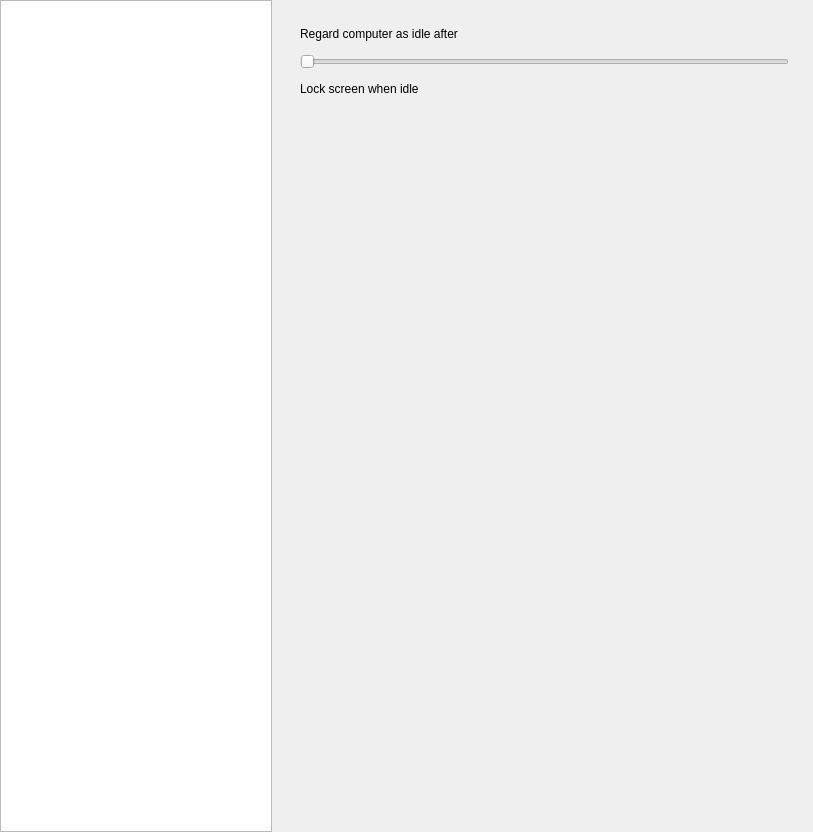
<?xml version="1.0" encoding="UTF-8"?>
<ui version="4.0">
 <class>ServerGeneralSettings</class>
 <widget class="QWidget" name="ServerGeneralSettings">
  <property name="geometry">
   <rect>
    <x>0</x>
    <y>0</y>
    <width>813</width>
    <height>832</height>
   </rect>
  </property>
  <property name="windowTitle">
   <string>ServerGeneralSettings</string>
  </property>
  <layout class="QHBoxLayout" name="horizontalLayout">
   <property name="spacing">
    <number>4</number>
   </property>
   <property name="leftMargin">
    <number>0</number>
   </property>
   <property name="topMargin">
    <number>0</number>
   </property>
   <property name="rightMargin">
    <number>0</number>
   </property>
   <property name="bottomMargin">
    <number>0</number>
   </property>
   <item>
    <widget class="KiranColorBlock" name="widget_sidebar" native="true">
     <property name="sizePolicy">
      <sizepolicy hsizetype="Fixed" vsizetype="Expanding">
       <horstretch>0</horstretch>
       <verstretch>0</verstretch>
      </sizepolicy>
     </property>
     <property name="minimumSize">
      <size>
       <width>272</width>
       <height>0</height>
      </size>
     </property>
     <property name="maximumSize">
      <size>
       <width>272</width>
       <height>16777215</height>
      </size>
     </property>
     <layout class="QVBoxLayout" name="verticalLayout">
      <property name="spacing">
       <number>0</number>
      </property>
      <property name="leftMargin">
       <number>0</number>
      </property>
      <property name="topMargin">
       <number>0</number>
      </property>
      <property name="rightMargin">
       <number>0</number>
      </property>
      <property name="bottomMargin">
       <number>0</number>
      </property>
      <item>
       <widget class="KiranSidebarWidget" name="siderbar"/>
      </item>
     </layout>
    </widget>
   </item>
   <item>
    <widget class="KiranColorBlock" name="widget_content" native="true">
     <layout class="QVBoxLayout" name="verticalLayout_2">
      <property name="spacing">
       <number>0</number>
      </property>
      <property name="leftMargin">
       <number>0</number>
      </property>
      <property name="topMargin">
       <number>0</number>
      </property>
      <property name="rightMargin">
       <number>0</number>
      </property>
      <property name="bottomMargin">
       <number>0</number>
      </property>
      <item>
       <widget class="QScrollArea" name="scrollArea">
        <property name="frameShape">
         <enum>QFrame::NoFrame</enum>
        </property>
        <property name="widgetResizable">
         <bool>true</bool>
        </property>
        <widget class="QWidget" name="scrollAreaWidgetContents">
         <property name="geometry">
          <rect>
           <x>0</x>
           <y>0</y>
           <width>537</width>
           <height>832</height>
          </rect>
         </property>
         <layout class="QVBoxLayout" name="verticalLayout_9">
          <property name="spacing">
           <number>0</number>
          </property>
          <property name="leftMargin">
           <number>24</number>
          </property>
          <property name="topMargin">
           <number>24</number>
          </property>
          <property name="rightMargin">
           <number>24</number>
          </property>
          <property name="bottomMargin">
           <number>24</number>
          </property>
          <item>
           <widget class="QWidget" name="widget" native="true">
            <layout class="QVBoxLayout" name="verticalLayout_10">
             <property name="spacing">
              <number>0</number>
             </property>
             <property name="leftMargin">
              <number>0</number>
             </property>
             <property name="topMargin">
              <number>0</number>
             </property>
             <property name="rightMargin">
              <number>0</number>
             </property>
             <property name="bottomMargin">
              <number>0</number>
             </property>
             <item>
              <widget class="QWidget" name="widget_idleTime" native="true">
               <layout class="QVBoxLayout" name="verticalLayout_13">
                <property name="spacing">
                 <number>0</number>
                </property>
                <property name="leftMargin">
                 <number>0</number>
                </property>
                <property name="topMargin">
                 <number>0</number>
                </property>
                <property name="rightMargin">
                 <number>0</number>
                </property>
                <property name="bottomMargin">
                 <number>0</number>
                </property>
                <item>
                 <layout class="QHBoxLayout" name="layout_idleTime">
                  <property name="spacing">
                   <number>0</number>
                  </property>
                  <property name="topMargin">
                   <number>0</number>
                  </property>
                  <item>
                   <widget class="QLabel" name="label_5">
                    <property name="accessibleName">
                     <string/>
                    </property>
                    <property name="text">
                     <string>Regard computer as idle after</string>
                    </property>
                   </widget>
                  </item>
                  <item>
                   <spacer name="horizontalSpacer_3">
                    <property name="orientation">
                     <enum>Qt::Horizontal</enum>
                    </property>
                    <property name="sizeHint" stdset="0">
                     <size>
                      <width>40</width>
                      <height>20</height>
                     </size>
                    </property>
                   </spacer>
                  </item>
                  <item>
                   <widget class="QLabel" name="label_idleTime">
                    <property name="minimumSize">
                     <size>
                      <width>0</width>
                      <height>0</height>
                     </size>
                    </property>
                    <property name="text">
                     <string/>
                    </property>
                    <property name="alignment">
                     <set>Qt::AlignCenter</set>
                    </property>
                   </widget>
                  </item>
                 </layout>
                </item>
                <item>
                 <spacer name="verticalSpacer_15">
                  <property name="orientation">
                   <enum>Qt::Vertical</enum>
                  </property>
                  <property name="sizeType">
                   <enum>QSizePolicy::Fixed</enum>
                  </property>
                  <property name="sizeHint" stdset="0">
                   <size>
                    <width>20</width>
                    <height>10</height>
                   </size>
                  </property>
                 </spacer>
                </item>
                <item>
                 <widget class="QSlider" name="slider_idleTime">
                  <property name="accessibleName">
                   <string>SliderComputerIdleTime</string>
                  </property>
                  <property name="orientation">
                   <enum>Qt::Horizontal</enum>
                  </property>
                 </widget>
                </item>
                <item>
                 <spacer name="verticalSpacer_16">
                  <property name="orientation">
                   <enum>Qt::Vertical</enum>
                  </property>
                  <property name="sizeType">
                   <enum>QSizePolicy::Fixed</enum>
                  </property>
                  <property name="sizeHint" stdset="0">
                   <size>
                    <width>20</width>
                    <height>10</height>
                   </size>
                  </property>
                 </spacer>
                </item>
                <item>
                 <layout class="QHBoxLayout" name="layout_idleLock">
                  <property name="bottomMargin">
                   <number>0</number>
                  </property>
                  <item>
                   <widget class="QLabel" name="label_4">
                    <property name="text">
                     <string>Lock screen when idle</string>
                    </property>
                   </widget>
                  </item>
                  <item>
                   <spacer name="horizontalSpacer_2">
                    <property name="orientation">
                     <enum>Qt::Horizontal</enum>
                    </property>
                    <property name="sizeHint" stdset="0">
                     <size>
                      <width>40</width>
                      <height>20</height>
                     </size>
                    </property>
                   </spacer>
                  </item>
                 </layout>
                </item>
                <item>
                 <spacer name="verticalSpacer">
                  <property name="orientation">
                   <enum>Qt::Vertical</enum>
                  </property>
                  <property name="sizeType">
                   <enum>QSizePolicy::Fixed</enum>
                  </property>
                  <property name="sizeHint" stdset="0">
                   <size>
                    <width>20</width>
                    <height>16</height>
                   </size>
                  </property>
                 </spacer>
                </item>
               </layout>
              </widget>
             </item>
             <item>
              <spacer name="verticalSpacer_17">
               <property name="orientation">
                <enum>Qt::Vertical</enum>
               </property>
               <property name="sizeHint" stdset="0">
                <size>
                 <width>20</width>
                 <height>40</height>
                </size>
               </property>
              </spacer>
             </item>
            </layout>
           </widget>
          </item>
         </layout>
        </widget>
       </widget>
      </item>
     </layout>
    </widget>
   </item>
  </layout>
 </widget>
 <customwidgets>
  <customwidget>
   <class>KiranColorBlock</class>
   <extends>QWidget</extends>
   <header>kiran-color-block.h</header>
   <container>1</container>
  </customwidget>
  <customwidget>
   <class>KiranSidebarWidget</class>
   <extends>QListWidget</extends>
   <header>kiran-sidebar-widget.h</header>
  </customwidget>
 </customwidgets>
 <resources/>
 <connections/>
</ui>
